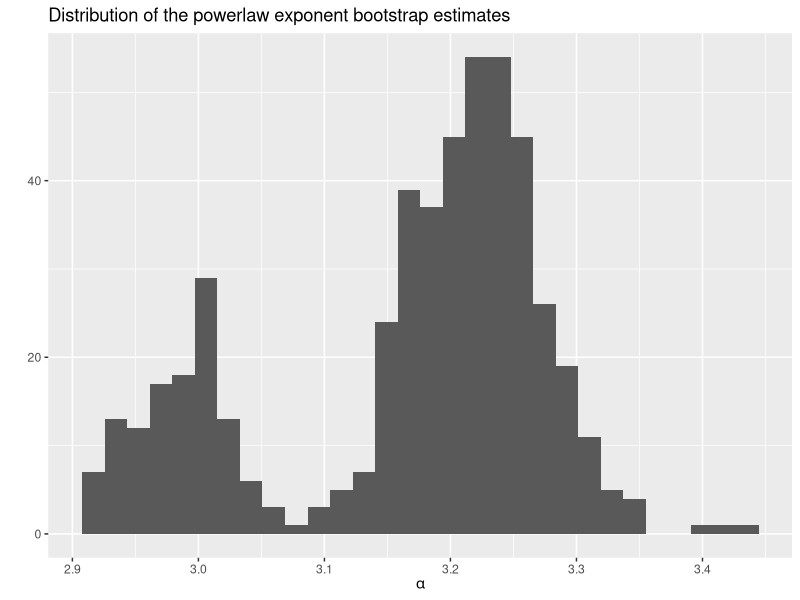

The R source for this figure:
#' ---
#' title: "Bootstrapping estimates from a power law fit"
#' author: Pavan Gurazada
#' date: "Feb 2018"
#' output: github_document
#' ---
#' 
#' This script comes to existence because the current bootstrap function in the
#' poweRlaw package is too slow for massive data sets. I found that the power 
#' law fit function from the igraph package is much faster and can be incorporated 
#' into the heart of a fatser bootstrap

library(igraph)
library(boot)
library(tidyverse)

set.seed(20130810)

#' * The bootstrap function *
#' 
#' This function follows the prescription input for the boot package. The data
#' and index are passed as arguments, then the power law fit is executed for the
#' resampled data. The power law exponent and the cut-off are returned. 
#'  

plFit <- function(data, i) {
  resampledData <- data[i]
  plfit <- igraph::fit_power_law(resampledData)
  return (c(plfit$alpha, plfit$xmin))
}

sampleData <- degree(sample_pa(n = 1e5, m = 3, directed = FALSE))

samplePLFit <- fit_power_law(sampleData)
cat("The power law coefficient of the fit is : ", samplePLFit$alpha)

nreps <- 500 # Number of bootstrap samples

#' using the bootstrap function from the boot package offers the advantage of 
#' parallel processing to make the process much faster
#' 

samplePLBoot <- boot(data = sampleData,
                     statistic = plFit, 
                     R = nreps, 
                     parallel = "multicore",
                     ncpus = 3)

qplot(samplePLBoot$t[, 1], geom = "histogram", 
      xlab = expression(alpha),
      main = "Distribution of the powerlaw exponent bootstrap estimates")
